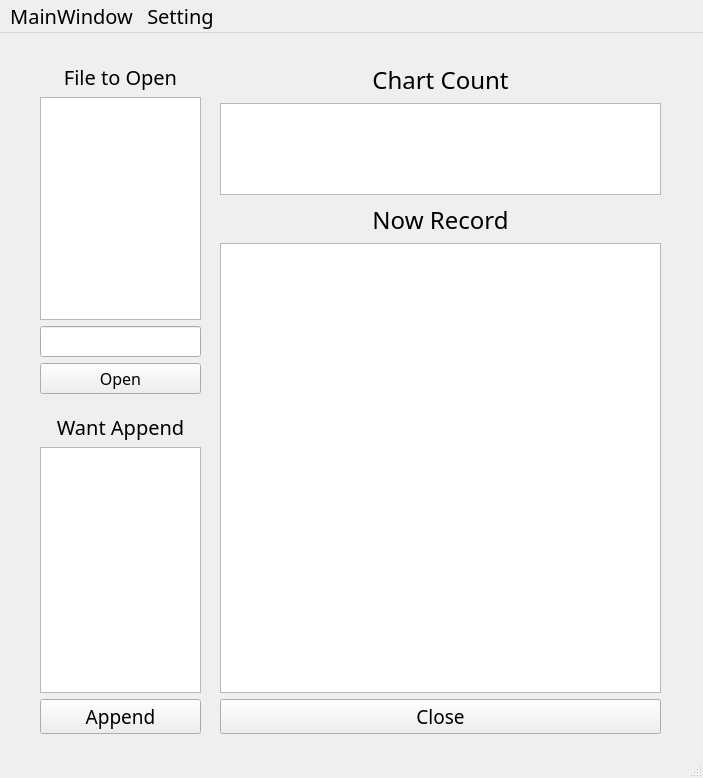
<?xml version="1.0" encoding="UTF-8"?>
<ui version="4.0">
 <class>ChartTool</class>
 <widget class="QMainWindow" name="ChartTool">
  <property name="geometry">
   <rect>
    <x>0</x>
    <y>0</y>
    <width>703</width>
    <height>778</height>
   </rect>
  </property>
  <property name="font">
   <font>
    <family>Bahnschrift Light SemiCondensed</family>
    <pointsize>15</pointsize>
   </font>
  </property>
  <property name="windowTitle">
   <string>ChartTool</string>
  </property>
  <widget class="QWidget" name="centralwidget">
   <widget class="QWidget" name="verticalLayoutWidget">
    <property name="geometry">
     <rect>
      <x>220</x>
      <y>30</y>
      <width>441</width>
      <height>132</height>
     </rect>
    </property>
    <layout class="QVBoxLayout" name="verticalLayout">
     <item>
      <widget class="QLabel" name="label_4">
       <property name="font">
        <font>
         <family>Bahnschrift Light Condensed</family>
         <pointsize>18</pointsize>
        </font>
       </property>
       <property name="text">
        <string>Chart Count</string>
       </property>
       <property name="alignment">
        <set>Qt::AlignCenter</set>
       </property>
      </widget>
     </item>
     <item>
      <widget class="QTextBrowser" name="txtBrowserShowChart">
       <property name="font">
        <font>
         <family>Bahnschrift Light SemiCondensed</family>
         <pointsize>12</pointsize>
        </font>
       </property>
      </widget>
     </item>
    </layout>
   </widget>
   <widget class="QWidget" name="verticalLayoutWidget_2">
    <property name="geometry">
     <rect>
      <x>40</x>
      <y>30</y>
      <width>161</width>
      <height>331</height>
     </rect>
    </property>
    <layout class="QVBoxLayout" name="verticalLayout_2">
     <item>
      <widget class="QLabel" name="label_3">
       <property name="font">
        <font>
         <family>Bahnschrift Light Condensed</family>
         <pointsize>15</pointsize>
        </font>
       </property>
       <property name="text">
        <string>File to Open</string>
       </property>
       <property name="alignment">
        <set>Qt::AlignCenter</set>
       </property>
      </widget>
     </item>
     <item>
      <widget class="QTextBrowser" name="txtBrowserOpen">
       <property name="font">
        <font>
         <family>Bahnschrift Light SemiCondensed</family>
         <pointsize>12</pointsize>
        </font>
       </property>
      </widget>
     </item>
     <item>
      <widget class="QLineEdit" name="edtOpenFileInput">
       <property name="font">
        <font>
         <family>Bahnschrift Light SemiCondensed</family>
         <pointsize>12</pointsize>
        </font>
       </property>
      </widget>
     </item>
     <item>
      <widget class="QPushButton" name="btnValidPush">
       <property name="font">
        <font>
         <family>Bahnschrift Light SemiCondensed</family>
         <pointsize>12</pointsize>
        </font>
       </property>
       <property name="text">
        <string>Open</string>
       </property>
      </widget>
     </item>
    </layout>
   </widget>
   <widget class="QWidget" name="verticalLayoutWidget_3">
    <property name="geometry">
     <rect>
      <x>220</x>
      <y>170</y>
      <width>441</width>
      <height>531</height>
     </rect>
    </property>
    <layout class="QVBoxLayout" name="verticalLayout_3">
     <item>
      <widget class="QLabel" name="label">
       <property name="font">
        <font>
         <family>Bahnschrift Light Condensed</family>
         <pointsize>18</pointsize>
        </font>
       </property>
       <property name="text">
        <string>Now Record</string>
       </property>
       <property name="alignment">
        <set>Qt::AlignCenter</set>
       </property>
      </widget>
     </item>
     <item>
      <widget class="QTextBrowser" name="txtBrowserRecordChart">
       <property name="font">
        <font>
         <family>Bahnschrift Light SemiCondensed</family>
         <pointsize>13</pointsize>
        </font>
       </property>
      </widget>
     </item>
     <item>
      <widget class="QPushButton" name="btnCloseWindow">
       <property name="font">
        <font>
         <family>Bahnschrift Light Condensed</family>
         <pointsize>14</pointsize>
        </font>
       </property>
       <property name="text">
        <string>Close</string>
       </property>
      </widget>
     </item>
    </layout>
   </widget>
   <widget class="QWidget" name="verticalLayoutWidget_4">
    <property name="geometry">
     <rect>
      <x>40</x>
      <y>380</y>
      <width>161</width>
      <height>321</height>
     </rect>
    </property>
    <layout class="QVBoxLayout" name="verticalLayout_7">
     <item>
      <widget class="QLabel" name="label_2">
       <property name="font">
        <font>
         <family>Bahnschrift Light Condensed</family>
         <pointsize>15</pointsize>
        </font>
       </property>
       <property name="layoutDirection">
        <enum>Qt::LeftToRight</enum>
       </property>
       <property name="text">
        <string>Want Append</string>
       </property>
       <property name="alignment">
        <set>Qt::AlignCenter</set>
       </property>
      </widget>
     </item>
     <item>
      <widget class="QTextEdit" name="txtWantAppend">
       <property name="font">
        <font>
         <family>Bahnschrift Light SemiCondensed</family>
         <pointsize>12</pointsize>
        </font>
       </property>
      </widget>
     </item>
     <item>
      <widget class="QPushButton" name="btnAppend">
       <property name="font">
        <font>
         <family>Bahnschrift Light Condensed</family>
         <pointsize>14</pointsize>
        </font>
       </property>
       <property name="text">
        <string>Append</string>
       </property>
      </widget>
     </item>
    </layout>
   </widget>
  </widget>
  <widget class="QMenuBar" name="menubar">
   <property name="geometry">
    <rect>
     <x>0</x>
     <y>0</y>
     <width>703</width>
     <height>36</height>
    </rect>
   </property>
   <widget class="QMenu" name="menuMainWindow">
    <property name="title">
     <string>MainWindow</string>
    </property>
   </widget>
   <widget class="QMenu" name="menuSetting">
    <property name="title">
     <string>Setting</string>
    </property>
    <addaction name="separator"/>
   </widget>
   <addaction name="menuMainWindow"/>
   <addaction name="menuSetting"/>
  </widget>
  <widget class="QStatusBar" name="statusbar"/>
 </widget>
 <tabstops>
  <tabstop>edtOpenFileInput</tabstop>
  <tabstop>btnValidPush</tabstop>
  <tabstop>txtWantAppend</tabstop>
  <tabstop>btnAppend</tabstop>
  <tabstop>txtBrowserOpen</tabstop>
  <tabstop>txtBrowserRecordChart</tabstop>
  <tabstop>txtBrowserShowChart</tabstop>
  <tabstop>btnCloseWindow</tabstop>
 </tabstops>
 <resources/>
 <connections>
  <connection>
   <sender>btnCloseWindow</sender>
   <signal>clicked()</signal>
   <receiver>ChartTool</receiver>
   <slot>close()</slot>
   <hints>
    <hint type="sourcelabel">
     <x>414</x>
     <y>616</y>
    </hint>
    <hint type="destinationlabel">
     <x>401</x>
     <y>689</y>
    </hint>
   </hints>
  </connection>
 </connections>
</ui>
